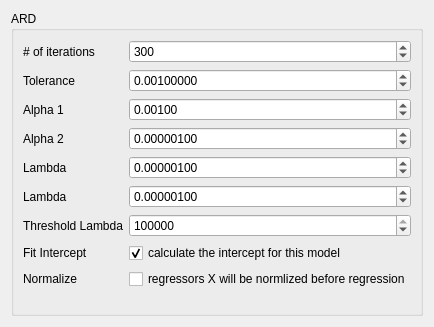
<?xml version="1.0" encoding="UTF-8"?>
<ui version="4.0">
 <class>Form</class>
 <widget class="QWidget" name="Form">
  <property name="geometry">
   <rect>
    <x>0</x>
    <y>0</y>
    <width>429</width>
    <height>327</height>
   </rect>
  </property>
  <property name="sizePolicy">
   <sizepolicy hsizetype="Ignored" vsizetype="Ignored">
    <horstretch>0</horstretch>
    <verstretch>0</verstretch>
   </sizepolicy>
  </property>
  <property name="windowTitle">
   <string>Form</string>
  </property>
  <layout class="QVBoxLayout" name="verticalLayout">
   <item>
    <widget class="QGroupBox" name="formGroupBox">
     <property name="title">
      <string>ARD</string>
     </property>
     <layout class="QFormLayout" name="formLayout">
      <property name="fieldGrowthPolicy">
       <enum>QFormLayout::AllNonFixedFieldsGrow</enum>
      </property>
      <item row="0" column="0">
       <widget class="QLabel" name="numOfIterationsLabel">
        <property name="text">
         <string># of iterations</string>
        </property>
       </widget>
      </item>
      <item row="0" column="1">
       <widget class="QSpinBox" name="numOfIterationsSpinBox">
        <property name="toolTip">
         <string>Maximum number of iterations. Default is 300</string>
        </property>
        <property name="whatsThis">
         <string>http://scikit-learn.org/stable/modules/generated/sklearn.linear_model.ARDRegression.html</string>
        </property>
        <property name="maximum">
         <number>999999999</number>
        </property>
        <property name="value">
         <number>300</number>
        </property>
       </widget>
      </item>
      <item row="1" column="0">
       <widget class="QLabel" name="toleranceLabel">
        <property name="text">
         <string>Tolerance</string>
        </property>
       </widget>
      </item>
      <item row="1" column="1">
       <widget class="QDoubleSpinBox" name="toleranceDoubleSpinBox">
        <property name="toolTip">
         <string>Stop the algorithm if w has converged. Default is 1.e-3.</string>
        </property>
        <property name="whatsThis">
         <string>http://scikit-learn.org/stable/modules/generated/sklearn.linear_model.ARDRegression.html</string>
        </property>
        <property name="decimals">
         <number>8</number>
        </property>
        <property name="singleStep">
         <double>0.001000000000000</double>
        </property>
        <property name="value">
         <double>0.001000000000000</double>
        </property>
       </widget>
      </item>
      <item row="2" column="0">
       <widget class="QLabel" name="alpha1Label">
        <property name="text">
         <string>Alpha 1</string>
        </property>
       </widget>
      </item>
      <item row="2" column="1">
       <widget class="QDoubleSpinBox" name="alpha1DoubleSpinBox">
        <property name="whatsThis">
         <string>http://scikit-learn.org/stable/modules/generated/sklearn.linear_model.ARDRegression.html</string>
        </property>
        <property name="decimals">
         <number>5</number>
        </property>
        <property name="singleStep">
         <double>0.001000000000000</double>
        </property>
        <property name="value">
         <double>0.001000000000000</double>
        </property>
       </widget>
      </item>
      <item row="3" column="0">
       <widget class="QLabel" name="alpha2Label">
        <property name="text">
         <string>Alpha 2</string>
        </property>
       </widget>
      </item>
      <item row="3" column="1">
       <widget class="QDoubleSpinBox" name="alpha2DoubleSpinBox">
        <property name="whatsThis">
         <string>http://scikit-learn.org/stable/modules/generated/sklearn.linear_model.ARDRegression.html</string>
        </property>
        <property name="decimals">
         <number>8</number>
        </property>
        <property name="singleStep">
         <double>0.000001000000000</double>
        </property>
        <property name="value">
         <double>0.000001000000000</double>
        </property>
       </widget>
      </item>
      <item row="4" column="0">
       <widget class="QLabel" name="lambdaLabel">
        <property name="text">
         <string>Lambda</string>
        </property>
       </widget>
      </item>
      <item row="4" column="1">
       <widget class="QDoubleSpinBox" name="lambdaDoubleSpinBox">
        <property name="whatsThis">
         <string>http://scikit-learn.org/stable/modules/generated/sklearn.linear_model.ARDRegression.html</string>
        </property>
        <property name="decimals">
         <number>8</number>
        </property>
        <property name="singleStep">
         <double>0.000001000000000</double>
        </property>
        <property name="value">
         <double>0.000001000000000</double>
        </property>
       </widget>
      </item>
      <item row="5" column="0">
       <widget class="QLabel" name="lambdaLabel_2">
        <property name="text">
         <string>Lambda</string>
        </property>
       </widget>
      </item>
      <item row="5" column="1">
       <widget class="QDoubleSpinBox" name="lambdaDoubleSpinBox_2">
        <property name="whatsThis">
         <string>http://scikit-learn.org/stable/modules/generated/sklearn.linear_model.ARDRegression.html</string>
        </property>
        <property name="decimals">
         <number>8</number>
        </property>
        <property name="singleStep">
         <double>0.000001000000000</double>
        </property>
        <property name="value">
         <double>0.000001000000000</double>
        </property>
       </widget>
      </item>
      <item row="6" column="0">
       <widget class="QLabel" name="thresholdLambdaLabel">
        <property name="text">
         <string>Threshold Lambda</string>
        </property>
       </widget>
      </item>
      <item row="6" column="1">
       <widget class="QSpinBox" name="thresholdLambdaSpinBox">
        <property name="toolTip">
         <string>threshold for removing (pruning) weights with high precision from the
computation. Default is 1.e+4.</string>
        </property>
        <property name="whatsThis">
         <string>http://scikit-learn.org/stable/modules/generated/sklearn.linear_model.ARDRegression.html</string>
        </property>
        <property name="maximum">
         <number>999999999</number>
        </property>
        <property name="value">
         <number>100000</number>
        </property>
       </widget>
      </item>
      <item row="7" column="0">
       <widget class="QLabel" name="fitInterceptLabel">
        <property name="text">
         <string>Fit Intercept</string>
        </property>
       </widget>
      </item>
      <item row="7" column="1">
       <widget class="QCheckBox" name="fitInterceptCheckBox">
        <property name="toolTip">
         <string>whether to calculate the intercept for this model. If set to false,
no intercept will be used in calculations (e.g. data is expected to
be already centered). Default is True.</string>
        </property>
        <property name="whatsThis">
         <string>http://scikit-learn.org/stable/modules/generated/sklearn.linear_model.ARDRegression.html</string>
        </property>
        <property name="text">
         <string>calculate the intercept for this model</string>
        </property>
        <property name="checked">
         <bool>true</bool>
        </property>
       </widget>
      </item>
      <item row="8" column="0">
       <widget class="QLabel" name="normalizeLabel">
        <property name="text">
         <string>Normalize</string>
        </property>
       </widget>
      </item>
      <item row="8" column="1">
       <widget class="QCheckBox" name="normalizeCheckBox">
        <property name="toolTip">
         <string>This parameter is ignored when fit_intercept is set to False. If True,
the regressors X will be normalized before regression by subtracting
the mean and dividing by the l2-norm. If you wish to standardize,
please use sklearn.preprocessing.StandardScaler before calling fit on
an estimator with normalize=False.</string>
        </property>
        <property name="whatsThis">
         <string>http://scikit-learn.org/stable/modules/generated/sklearn.linear_model.ARDRegression.html</string>
        </property>
        <property name="text">
         <string>regressors X will be normlized before regression</string>
        </property>
       </widget>
      </item>
     </layout>
    </widget>
   </item>
  </layout>
 </widget>
 <tabstops>
  <tabstop>numOfIterationsSpinBox</tabstop>
  <tabstop>toleranceDoubleSpinBox</tabstop>
  <tabstop>alpha1DoubleSpinBox</tabstop>
  <tabstop>alpha2DoubleSpinBox</tabstop>
  <tabstop>lambdaDoubleSpinBox</tabstop>
  <tabstop>thresholdLambdaSpinBox</tabstop>
  <tabstop>fitInterceptCheckBox</tabstop>
  <tabstop>normalizeCheckBox</tabstop>
 </tabstops>
 <resources/>
 <connections/>
</ui>
